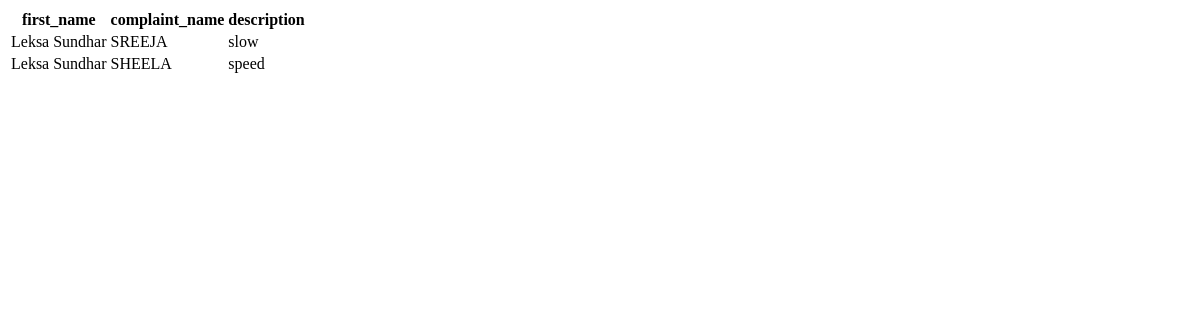
Before: /view (signed in) with the older database file.
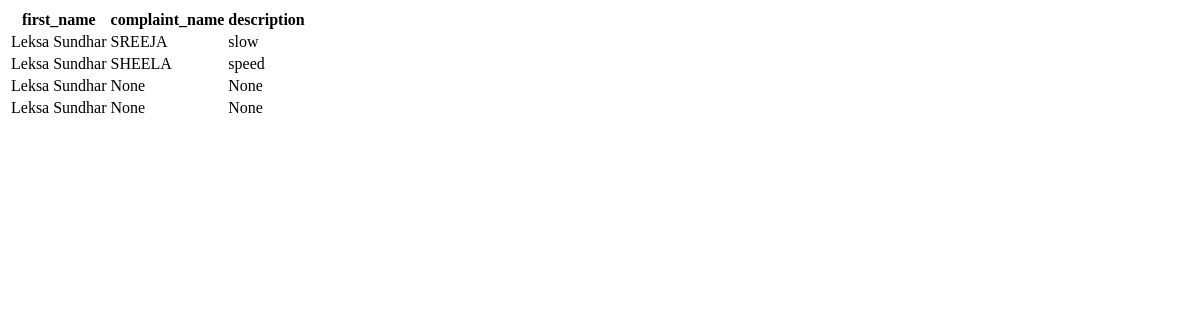
After: the same page with the newer database file.
### app/models.py (models this page shows, shortened)
class Complaints(models.Model):
    user_id=models.ForeignKey(Students,on_delete=models.CASCADE)
    complaint_name=models.CharField(max_length=50,null=True,blank=True)
    description=models.CharField(max_length=50,null=True,blank=True)
    reply=models.CharField(max_length=100,null=True,blank=True)

class Students(AbstractUser):
    RollNo=models.IntegerField(null=True,blank=True)
    Branch=models.CharField(max_length=100,null=True,blank=True)
    Image=models.FileField(null=True,blank=True)

### app/views.py (the view)
# urls.py: path('view',views.viewcomplaints),
def viewcomplaints(request):
    data=Students.objects.get(id=request.user.id)
    data1=Complaints.objects.filter(user_id=data)
    return render (request,'viewcomplaints.html',{'data1':data1})

### templates/viewcomplaints.html (shortened to what this page needs)
<!DOCTYPE html>
<html lang="en">
<head>
</head>
<body>
   <table>
    <tr>
       <th>first_name</th>
       <th>complaint_name</th>
       <th>description</th>
    </tr>
    {% for i in data1 %}
    <tr>
        <td>{{i.user_id.first_name}}</td>
        <td>{{i.complaint_name}}</td>
        <td>{{i.description}}</td>
    </tr>
    {% endfor %}
   </table>
</body>
</html>

Changed rows visible on the page:
added Complaints: user_id.first_name "Leksa Sundhar", complaint_name "None", description "None"
added Complaints: user_id.first_name "Leksa Sundhar", complaint_name "None", description "None"
